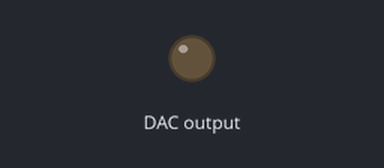
Simulated run of this program. Board: Raspberry Pi (BCM pin numbers). Shown: output pins drawn as LEDs (lit = HIGH).

Above: at 0.05 s.
At 9.95 s:
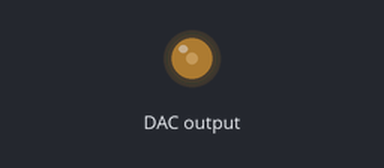
At 14.95 s:
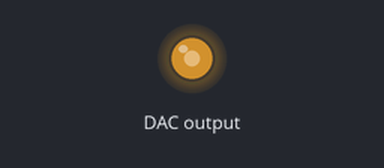
At 19.95 s:
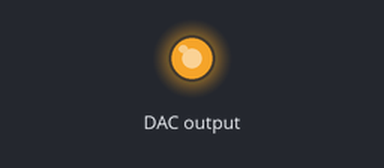
Timing chart, 0 to 26.0 s (numbered marks = the images above):
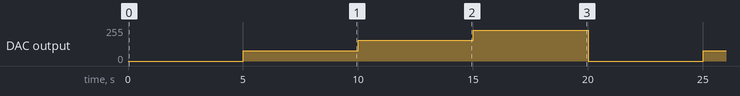

Measured:
- by itself, DAC output: repeats every 20.0 s: 155/255 5.0 s, 232/255 5.0 s, 0/255 5.0 s, 77/255 5.0 s

The program:

MCP4725_RPI.py
```python
#import RPi.GPIO as GPIO
import smbus2
import time

MCP4725_address = 0x60
i2cbus = smbus2.SMBus(1)

def clipping(value):
    if value > 4095:
        value = 4095
    if value < 0:
        value = 0
    return value

def mcp4725_normal_write(value):
    value = clipping(value)
    i2cbus.write_i2c_block_data(MCP4725_address, 0x40, [value >> 4, (value & 0x0F)<<4])

def mcp4725_eeprom_write(value):
    value = clipping(value)
    i2cbus.write_i2c_block_data(MCP4725_address, 0x60, [value >> 4, (value & 0x0F)<<4])

try:
    while True:
        mcp4725_normal_write(0)
        time.sleep(5)
        mcp4725_normal_write(1240)
        time.sleep(5)
        mcp4725_normal_write(2482)
        time.sleep(5)
        mcp4725_normal_write(3723)
        time.sleep(5)
except KeyboardInterrupt:
    pass


mcp4725_eeprom_write(0)
```
